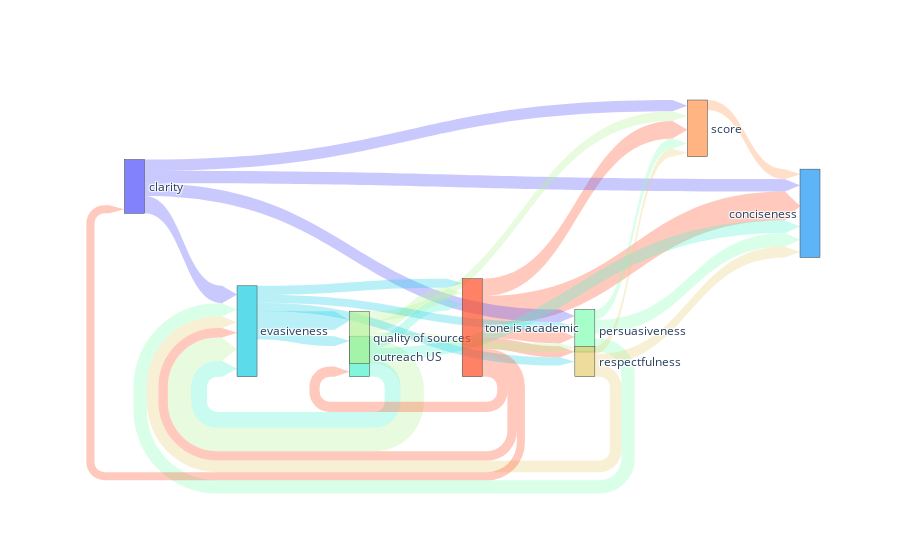

Here is the notebook cell this chart was saved with:
### Code cell
tmp = pertubation_pos_minus_neg_combined_mean - pertubation_mean[0.0]
dm = DistanceMatrix(tmp.abs())
dm.keep_top_n_links(30)
dm.to_go_figure()

### Figure 1 — Plotly figure (JSON) as saved in the notebook; plotly's stock layout.template omitted (floating-point values rounded to 4 significant figures)
{"data": [{"arrangement": "freeform", "link": {"arrowlen": 15, "color": ["rgba(255, 77, 39, 0.3)", "rgba(178, 242, 149, 0.3)", "rgba(24, 205, 227, 0.3)", "rgba(255, 77, 39, 0.3)", "rgba(77, 77, 251, 0.3)", "rgba(76, 242, 206, 0.3)", "rgba(128, 254, 179, 0.3)", "rgba(128, 254, 179, 0.3)", "rgba(255, 77, 39, 0.3)", "rgba(77, 77, 251, 0.3)", "rgba(76, 242, 206, 0.3)", "rgba(77, 77, 251, 0.3)", "rgba(76, 242, 206, 0.3)", "rgba(230, 205, 115, 0.3)", "rgba(77, 77, 251, 0.3)", "rgba(255, 77, 39, 0.3)", "rgba(230, 205, 115, 0.3)", "rgba(178, 242, 149, 0.3)", "rgba(128, 254, 179, 0.3)", "rgba(255, 77, 39, 0.3)", "rgba(255, 149, 78, 0.3)", "rgba(24, 205, 227, 0.3)", "rgba(178, 242, 149, 0.3)", "rgba(255, 77, 39, 0.3)", "rgba(24, 205, 227, 0.3)", "rgba(178, 242, 149, 0.3)", "rgba(24, 205, 227, 0.3)", "rgba(255, 77, 39, 0.3)", "rgba(24, 205, 227, 0.3)", "rgba(230, 205, 115, 0.3)"], "source": [8, 5, 2, 8, 0, 3, 4, 4, 8, 0, 3, 0, 3, 6, 0, 8, 6, 5, 4, 8, 7, 2, 5, 8, 2, 5, 2, 8, 2, 6], "target": [1, 2, 5, 7, 2, 2, 1, 2, 4, 4, 1, 1, 8, 2, 7, 6, 1, 8, 7, 3, 1, 3, 7, 2, 8, 4, 6, 0, 4, 7], "value": [0.3842, 0.312, 0.2475, 0.2323, 0.232, 0.2118, 0.182, 0.178, 0.1731, 0.1708, 0.1682, 0.1648, 0.1609, 0.1547, 0.1502, 0.1491, 0.1462, 0.144, 0.138, 0.1359, 0.134, 0.1316, 0.13, 0.1254, 0.1195, 0.114, 0.109, 0.1084, 0.1084, 0.1054]}, "node": {"color": ["rgba(77, 77, 251, 0.7)", "rgba(25, 149, 242, 0.7)", "rgba(24, 205, 227, 0.7)", "rgba(76, 242, 206, 0.7)", "rgba(128, 254, 179, 0.7)", "rgba(178, 242, 149, 0.7)", "rgba(230, 205, 115, 0.7)", "rgba(255, 149, 78, 0.7)", "rgba(255, 77, 39, 0.7)"], "label": ["clarity", "conciseness", "evasiveness", "outreach US", "persuasiveness", "quality of sources", "respectfulness", "score", "tone is academic"], "pad": 10}, "type": "sankey"}], "layout": {}}
